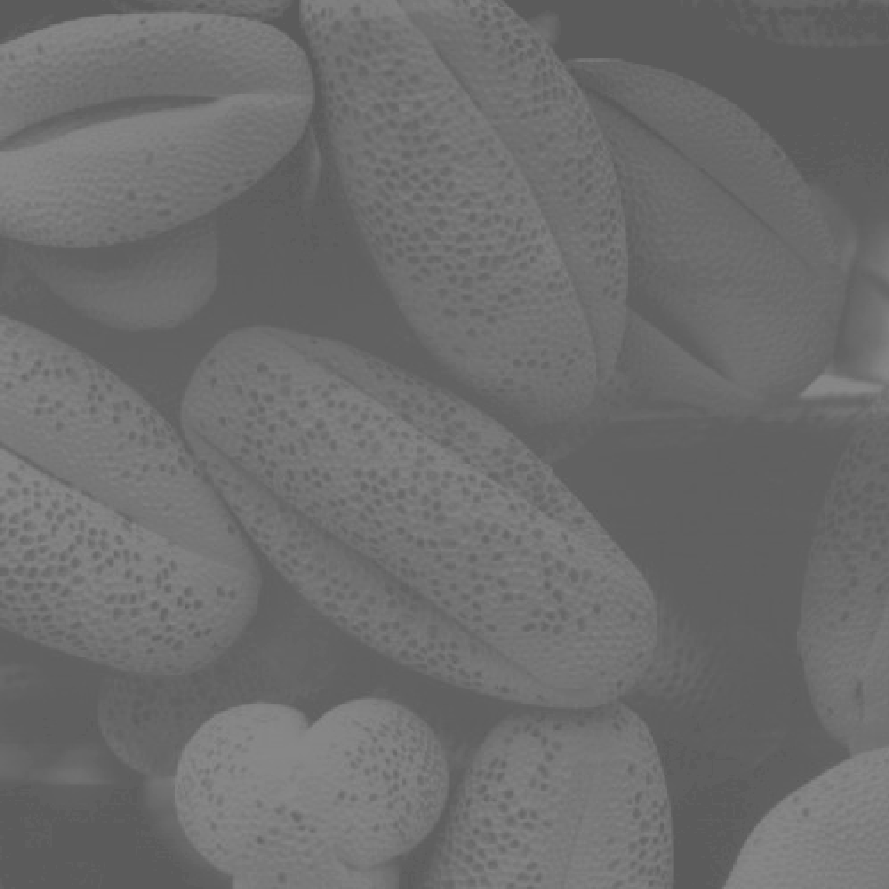
#> input picture Lat cat va histogram/keodan_dau.tif, 889 x 889 px
$ python histogram.py
#> lines starting #> are read from the running program, lines starting #| are printed output that depends on the picture
import cv2
import matplotlib.pyplot as plt

img = cv2.imread('keodan_dau.tif',0) # mở file ảnh
#> img is the input picture: shape (889, 889); min 91, max 138, mean 109.1
img_equalized = cv2.equalizeHist(img) # cân bằng hist cho ảnh img
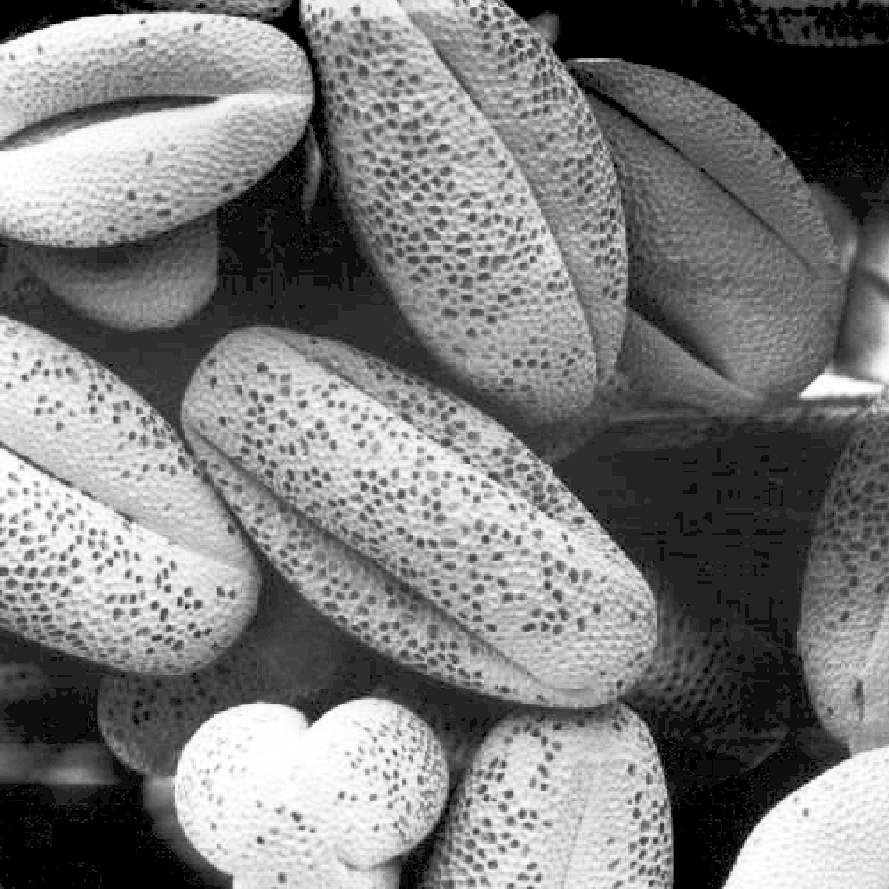
#> img_equalized: shape (889, 889); min 0, max 255, mean 122.7

fig = plt.figure(figsize=(16, 9))#Tạo vùng vẽ tỷ lệ 16:9
(ax1, ax2), (ax3,ax4) = fig.subplots(2, 2)#Tạo 4 vùng vẽ con, 2 cột 2 hàng

# Vẽ ảnh gốc trong vùng ax1
ax1.imshow(img, cmap='gray')
ax1.set_title("ảnh gốc")

# Vẽ hist của ảnh gốc trong vùng ax2
ax2.hist(img)
ax2.set_title("Histogram ảnh gốc")

# Vẽ ảnh sau khi cân bằng Hist trong vùng ax3
ax3.imshow(img_equalized, cmap='gray')
ax3.set_title("ảnh cân bằng histogram")

# Vẽ hist của ảnh cân bằng hist trong vùng ax4
ax4.hist(img_equalized)
ax4.set_title("Histogram ảnh cân bằng")

plt.show() # Hiển thị vùng vẽ
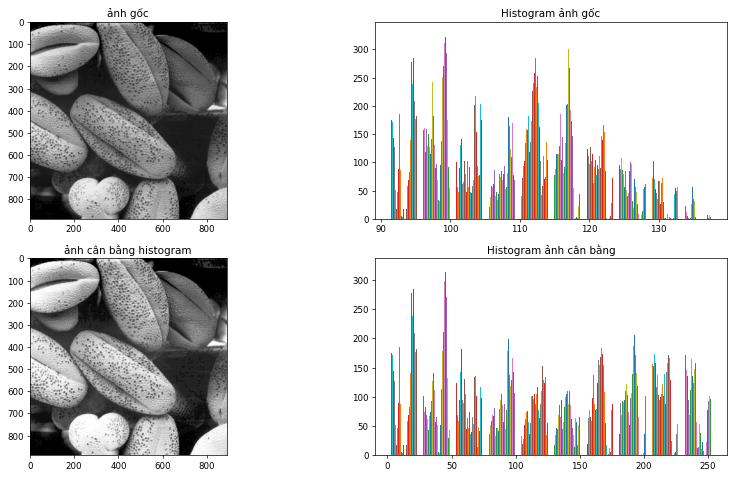
#> figure drawn by matplotlib, 4 panels; panel 2: tallest bar 168 high, from x = 96.17 to 96.17; panel 2: tallest bar 168 high, from x = 96.17 to 96.18; panel 2: tallest bar 157 high, from x = 96.18 to 96.18; panel 4: tallest bar 208 high, from x = 232.1 to 232.1
